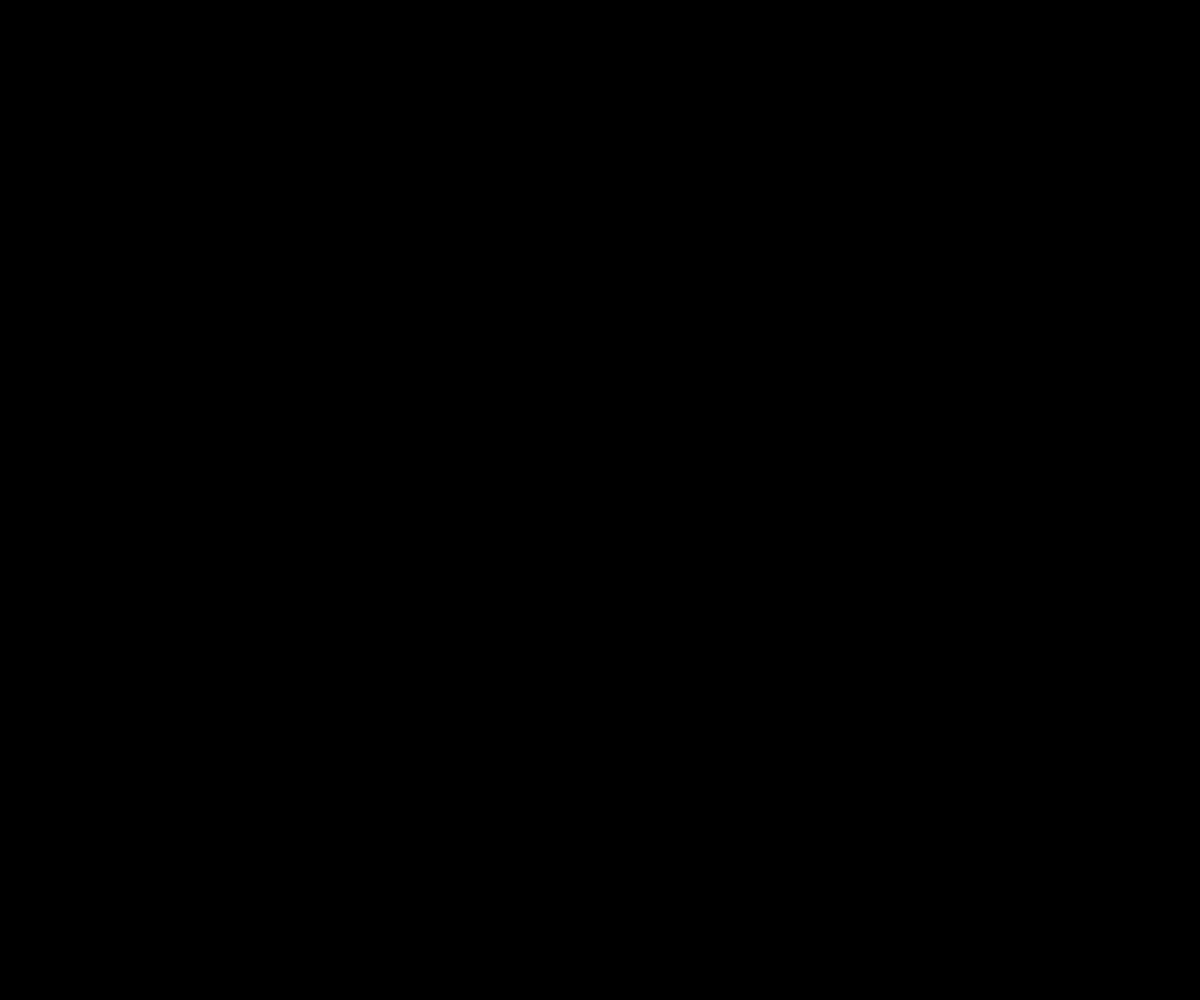
Frame 1 (no input)
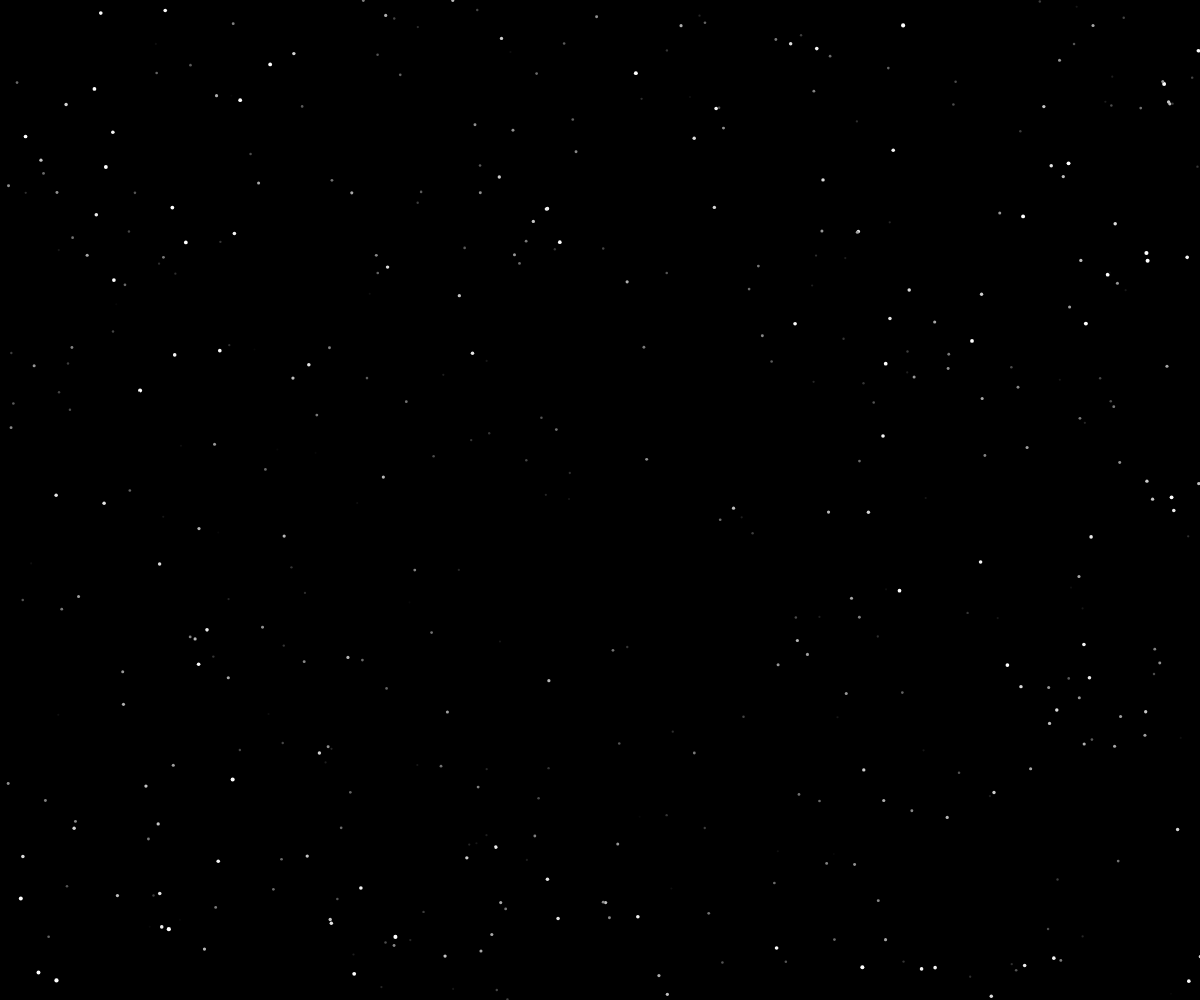
Frame 60 (no input)
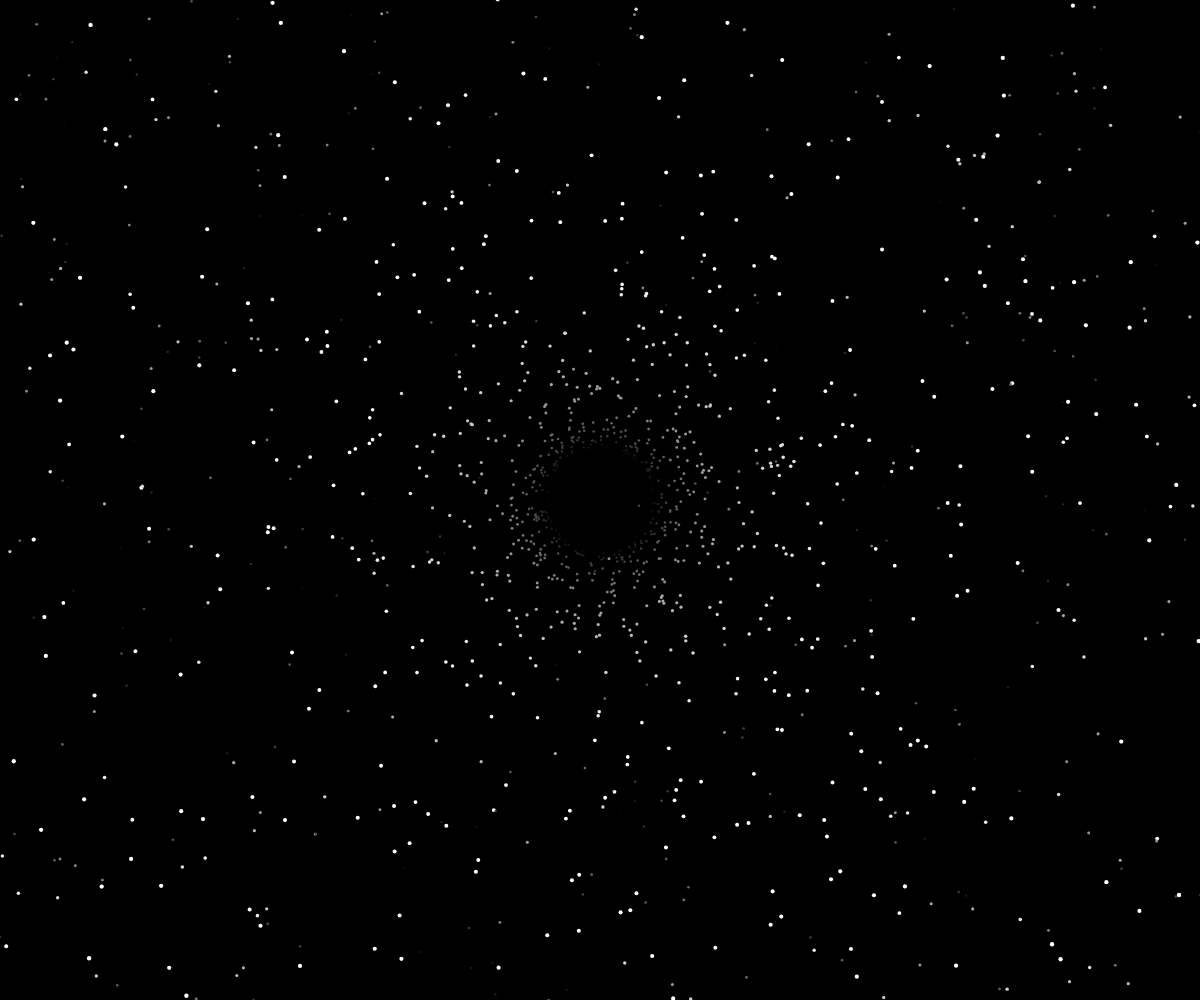
Frame 120 (the mouse pressed at the canvas centre since frame 60)

The p5.js sketch that drew these frames (run headless with seeded random() and noise() and a simulated clock; from frame 60 on, the mouse is pressed at the canvas centre):

// p5.js sketch
// ── sketch.js
let stars;
let viewPoint;

function setup() {
  createCanvas(windowWidth, windowHeight);
  background(0,0,0);  
  frameRate(30);
  setViewPoint(0, 0);
  resetStarfield();
}

function resetStarfield() {
  stars = [];
}

function setViewPoint(x, y) {
  viewPoint = createVector(
    map(x, 0, width, 0, 15), 
    map(y, 0, height, 0, 15)
  );
}

function windowResized() {
	resizeCanvas(windowWidth, windowHeight);
  resetStarfield();
}

function doubleClicked() {
  var fs = fullscreen();
  fullscreen(!fs);
}

function mousePressed() {
  noCursor();
}

function mouseReleased() {
  cursor();
}

function draw() {

  // Space, the final frontier...
  clear();
  background(0,0,0);  

  // Make it so!
  if(mouseIsPressed) {
    setViewPoint(mouseX - width / 2, mouseY - height / 2);
    for(let i = 0; i < 20; i++) {
      let star = new Star(createVectorTunnel());
      stars.push(star);
    }
  } else {
    setViewPoint(0, 0);
  }

  // 1/4 impulse.
  for(let i = 0; i < 15; i++) {
    let star = new Star(createVectorField());
    stars.push(star);
  }
  
  // On the screen.
  for(let i = 0; i < stars.length; i++) {
    const star = stars[i];
    if(star.isDead()) {
      stars.splice(i, 1);
    } else {
      star.draw();
    }
  }

}

function createVectorTunnel() {
  const radius = 50;
  const angle = random(0.0, 180.0);

  let x = width/2 + radius * cos(angle);
  let y = height/2 + radius * sin(angle);

  return createVector(x,y);
}

function createVectorField() {
  return createVector(random(0, width), random(0, height));
}

function Star(position) {
  this.color = 0;
  this.size = 2;
  this.position = position;
  this.vector = createVector(
    this.position.x - width / 2,
    this.position.y - height / 2
  );
  this.direction = this.vector.copy().normalize();

  this.draw = function() {

    noStroke();
    fill(map(this.color,0,100,0,254));

    this.direction.mult(random(1.07, 1.10));
    this.position.add(this.direction);
    this.position.add(viewPoint);

    ellipse(this.position.x,this.position.y, this.size);

    this.size += 0.05;
    if(this.color <= 100) {
      this.color += 3;
    }
  }

  this.isDead = function() {
    return this.position.x < 0 || this.position.y < 0 || this.position.x > width || this.position.y > height;
  }
}
